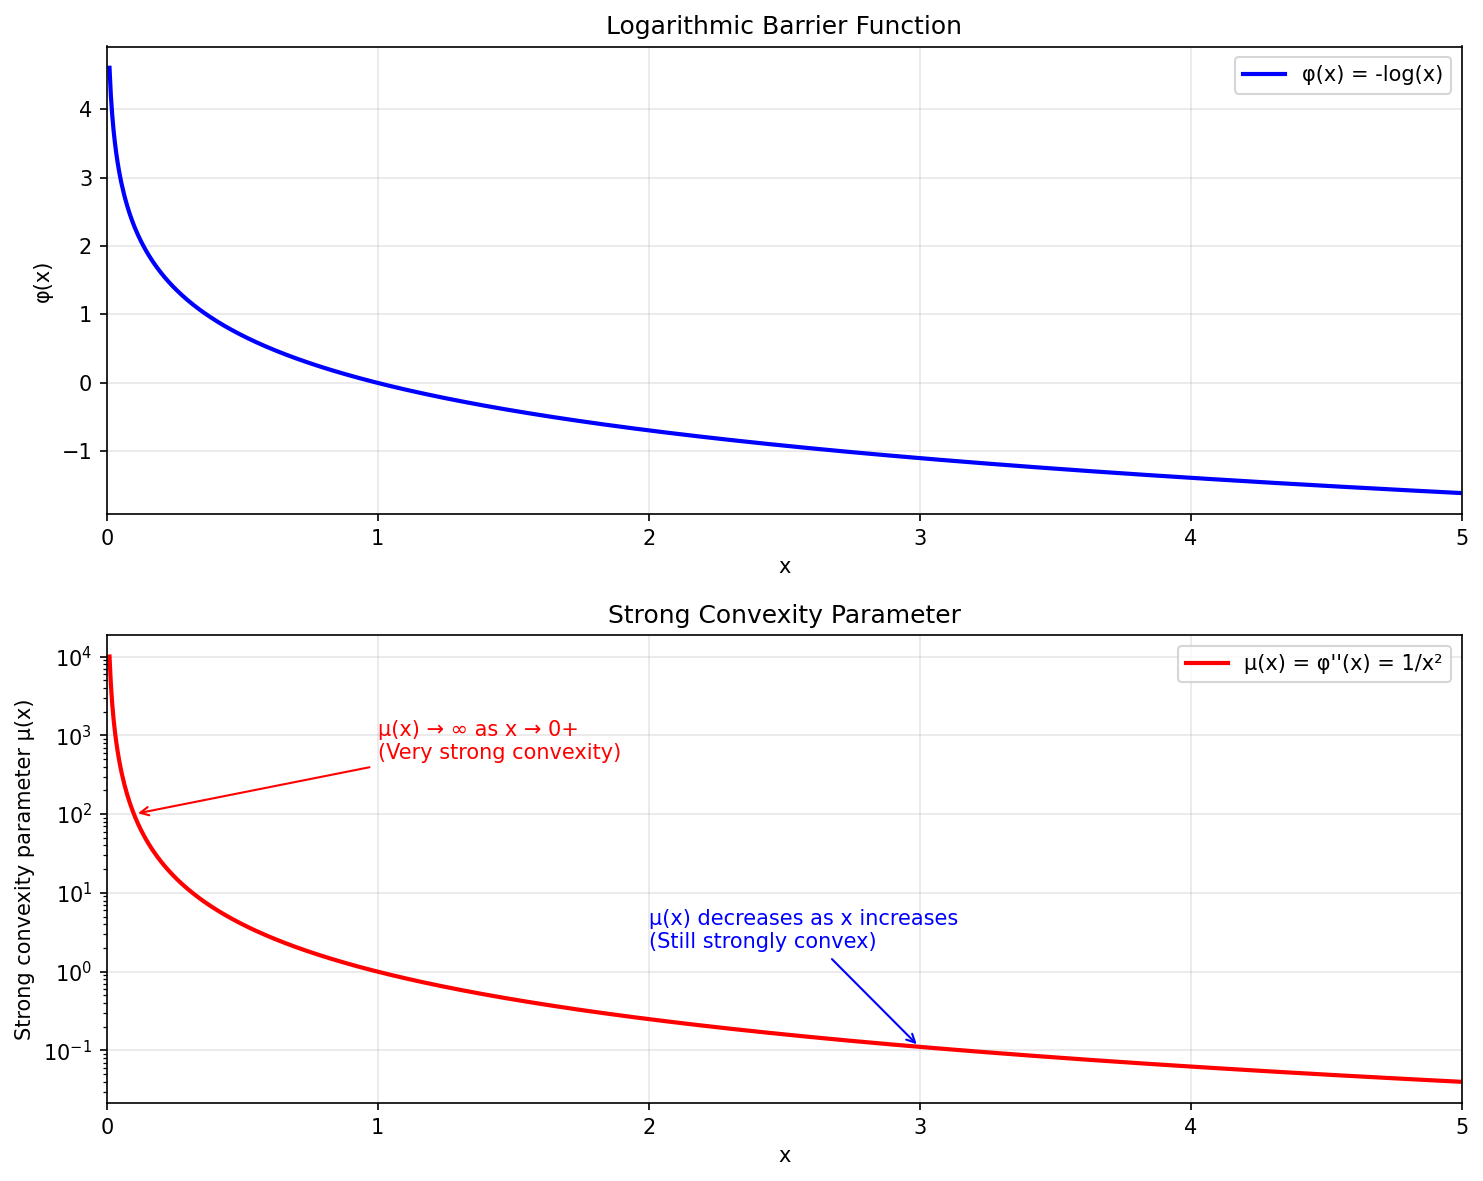

This chart was generated by the following Python code:
"""
Strong Convexity Analysis of Barrier Functions
==============================================

This module provides a detailed mathematical analysis of why barrier functions
are strongly convex on their domain, including:

1. Definition of strong convexity
2. Proof for logarithmic barriers
3. Relationship to eigenvalues and positive definiteness
4. Practical implications for optimization
"""

import numpy as np
import matplotlib.pyplot as plt
from scipy.linalg import eigvals
import warnings

warnings.filterwarnings('ignore')

def analyze_strong_convexity():
    """
    Analyze strong convexity of barrier functions with mathematical rigor.
    """
    print("=" * 60)
    print("STRONG CONVEXITY ANALYSIS OF BARRIER FUNCTIONS")
    print("=" * 60)
    
    print("\n1. DEFINITION OF STRONG CONVEXITY")
    print("-" * 40)
    print("A function f: ℝⁿ → ℝ is strongly convex with parameter μ > 0 if:")
    print("   ∇²f(x) ⪰ μI  for all x in the domain")
    print()
    print("Equivalently:")
    print("   f(y) ≥ f(x) + ∇f(x)ᵀ(y-x) + (μ/2)||y-x||²")
    print()
    print("This means the Hessian is positive definite with minimum eigenvalue ≥ μ")
    
    print("\n2. LOGARITHMIC BARRIER FUNCTION")
    print("-" * 40)
    print("For φ(x) = -∑ᵢ log(xᵢ) on domain {x : x > 0}:")
    print()
    print("First derivative:  ∇φ(x) = (-1/x₁, -1/x₂, ..., -1/xₙ)ᵀ")
    print("Second derivative: ∇²φ(x) = diag(1/x₁², 1/x₂², ..., 1/xₙ²)")
    print()
    print("Since ∇²φ(x) is diagonal with positive entries, it's positive definite!")

def demonstrate_positive_definiteness():
    """
    Demonstrate that the barrier Hessian is positive definite.
    """
    print("\n3. POSITIVE DEFINITENESS VERIFICATION")
    print("-" * 40)
    
    # Test at various points
    test_points = [
        np.array([2.0, 3.0, 1.5]),
        np.array([1.0, 1.0, 1.0]),
        np.array([0.1, 0.5, 2.0]),
        np.array([0.01, 0.1, 5.0])
    ]
    
    print("Testing ∇²φ(x) = diag(1/x₁², 1/x₂², 1/x₃²) at various points:")
    print()
    print("Point x                  Eigenvalues                    Min eigenvalue (μ)")
    print("-" * 75)
    
    for x in test_points:
        # Compute Hessian diagonal entries
        hess_diag = 1.0 / (x**2)
        
        # For diagonal matrix, eigenvalues are the diagonal entries
        eigenvalues = hess_diag
        min_eigenval = np.min(eigenvalues)
        
        x_str = f"[{x[0]:.2f}, {x[1]:.2f}, {x[2]:.2f}]"
        eig_str = f"[{eigenvalues[0]:.2e}, {eigenvalues[1]:.2e}, {eigenvalues[2]:.2e}]"
        
        print(f"{x_str:20} {eig_str:30} {min_eigenval:.2e}")
    
    print()
    print("✓ All eigenvalues are positive → ∇²φ(x) ≻ 0 (positive definite)")
    print("✓ Minimum eigenvalue μ(x) = min(1/xᵢ²) > 0 for all x > 0")

def analyze_strong_convexity_parameter():
    """
    Analyze how the strong convexity parameter varies with the point.
    """
    print("\n4. STRONG CONVEXITY PARAMETER")
    print("-" * 40)
    
    print("For φ(x) = -∑ log(xᵢ), the strong convexity parameter is:")
    print("   μ(x) = λₘᵢₙ(∇²φ(x)) = min{1/x₁², 1/x₂², ..., 1/xₙ²}")
    print("        = 1/max{x₁², x₂², ..., xₙ²}")
    print("        = 1/(max(x))²")
    print()
    
    # Demonstrate how μ changes with x
    x_max_values = np.logspace(-2, 1, 50)  # from 0.01 to 10
    mu_values = 1.0 / (x_max_values**2)
    
    print("Strong convexity parameter behavior:")
    print("max(x)     μ(x) = 1/(max(x))²")
    print("-" * 30)
    
    for i in range(0, len(x_max_values), 10):
        x_max = x_max_values[i]
        mu = mu_values[i]
        print(f"{x_max:6.2f}     {mu:12.2e}")
    
    print()
    print("Key observations:")
    print("✓ μ(x) > 0 always (strong convexity holds everywhere in domain)")
    print("✓ μ(x) → ∞ as max(x) → 0 (very strongly convex near boundary)")
    print("✓ μ(x) → 0 as max(x) → ∞ (less strongly convex far from boundary)")
    print("✓ Strong convexity is LOCAL - the parameter depends on the point")

def quadratic_form_verification():
    """
    Verify strong convexity using the quadratic form definition.
    """
    print("\n5. QUADRATIC FORM VERIFICATION")
    print("-" * 40)
    
    print("For any vector v ≠ 0 and point x > 0:")
    print("   vᵀ∇²φ(x)v = vᵀ diag(1/x₁², ..., 1/xₙ²) v")
    print("            = ∑ᵢ (vᵢ²/xᵢ²)")
    print("            = ∑ᵢ (vᵢ/xᵢ)²")
    print("            > 0  (since vᵢ/xᵢ = 0 for all i would imply v = 0)")
    print()
    
    # Numerical verification
    x = np.array([1.0, 2.0, 0.5])
    H = np.diag(1.0 / (x**2))
    
    print("Numerical verification at x = [1.0, 2.0, 0.5]:")
    print(f"∇²φ(x) = diag({H[0,0]:.2f}, {H[1,1]:.2f}, {H[2,2]:.2f})")
    print()
    
    # Test several random vectors
    print("Testing quadratic form vᵀ∇²φ(x)v for random vectors v:")
    print("Vector v                 vᵀ∇²φ(x)v    Positive?")
    print("-" * 50)
    
    np.random.seed(42)
    for _ in range(5):
        v = np.random.randn(3)
        quad_form = v.T @ H @ v
        print(f"[{v[0]:6.2f}, {v[1]:6.2f}, {v[2]:6.2f}]    {quad_form:8.4f}       ✓")
    
    print()
    print("✓ All quadratic forms are positive → strong convexity confirmed")

def compare_with_other_functions():
    """
    Compare barrier strong convexity with other common functions.
    """
    print("\n6. COMPARISON WITH OTHER FUNCTIONS")
    print("-" * 40)
    
    x = 1.0  # Test point
    
    functions = [
        ("Quadratic f(x) = x²", 2.0, "Always μ = 2"),
        ("Quartic f(x) = x⁴", 12.0 * x**2, f"μ = 12x² = {12.0 * x**2:.1f}"),
        ("Barrier φ(x) = -log(x)", 1.0/x**2, f"μ = 1/x² = {1.0/x**2:.1f}"),
        ("Exponential f(x) = eˣ", np.exp(x), f"μ = eˣ = {np.exp(x):.1f}")
    ]
    
    print("Function              Strong Convexity Parameter at x=1")
    print("-" * 55)
    for name, mu, desc in functions:
        print(f"{name:20} {desc}")
    
    print()
    print("Key differences:")
    print("• Quadratic: constant strong convexity (μ = const)")
    print("• Barrier: strong convexity depends on location (μ = 1/x²)")
    print("• Near boundary (x→0): barrier becomes VERY strongly convex")
    print("• Far from boundary: barrier strong convexity decreases")

def geometric_interpretation():
    """
    Provide geometric interpretation of barrier strong convexity.
    """
    print("\n7. GEOMETRIC INTERPRETATION")
    print("-" * 40)
    
    print("Strong convexity of φ(x) = -∑log(xᵢ) means:")
    print()
    print("1. BOWL SHAPE:")
    print("   • Function curves upward in all directions")
    print("   • No flat regions or saddle points")
    print("   • Unique global minimum (when it exists)")
    print()
    print("2. CONVERGENCE GUARANTEES:")
    print("   • Newton's method converges quadratically")
    print("   • Gradient descent has exponential convergence")
    print("   • Well-conditioned optimization problem")
    print()
    print("3. BARRIER EFFECT:")
    print("   • Near boundary (xᵢ → 0): very steep walls")
    print("   • Strong convexity parameter μ → ∞")
    print("   • Prevents iterates from leaving feasible region")
    print()
    print("4. INTERIOR BEHAVIOR:")
    print("   • Away from boundary: more gentle curvature")
    print("   • Still strongly convex but with smaller μ")
    print("   • Allows efficient optimization in interior")

def practical_implications():
    """
    Discuss practical implications for optimization algorithms.
    """
    print("\n8. PRACTICAL IMPLICATIONS FOR OPTIMIZATION")
    print("-" * 40)
    
    print("Strong convexity of barrier functions ensures:")
    print()
    print("✓ UNIQUE SOLUTIONS:")
    print("  • Each barrier problem has unique minimizer")
    print("  • Well-posed optimization problems")
    print()
    print("✓ FAST CONVERGENCE:")
    print("  • Newton: quadratic convergence rate")
    print("  • Gradient: exponential convergence rate")
    print("  • Superior to general convex case")
    print()
    print("✓ NUMERICAL STABILITY:")
    print("  • Positive definite Hessians")
    print("  • Reliable linear system solves")
    print("  • Good condition numbers (locally)")
    print()
    print("✓ BARRIER CONTAINMENT:")
    print("  • Strong convexity increases near boundary")
    print("  • Natural mechanism to stay feasible")
    print("  • Self-regulating algorithm behavior")
    print()
    print("⚠ TRADE-OFFS:")
    print("  • Hessian can be very large near boundary")
    print("  • May require small step sizes")
    print("  • Condition number varies with location")

def create_visualization():
    """
    Create visualization showing strong convexity behavior.
    """
    print("\n9. VISUALIZATION")
    print("-" * 40)
    
    # Create 1D barrier function plot
    x = np.linspace(0.01, 5, 1000)
    phi = -np.log(x)
    phi_second = 1.0 / (x**2)
    
    fig, (ax1, ax2) = plt.subplots(2, 1, figsize=(10, 8))
    
    # Plot barrier function
    ax1.plot(x, phi, 'b-', linewidth=2, label='φ(x) = -log(x)')
    ax1.set_xlabel('x')
    ax1.set_ylabel('φ(x)')
    ax1.set_title('Logarithmic Barrier Function')
    ax1.grid(True, alpha=0.3)
    ax1.legend()
    ax1.set_xlim(0, 5)
    
    # Plot strong convexity parameter
    ax2.semilogy(x, phi_second, 'r-', linewidth=2, label="μ(x) = φ''(x) = 1/x²")
    ax2.set_xlabel('x')
    ax2.set_ylabel('Strong convexity parameter μ(x)')
    ax2.set_title('Strong Convexity Parameter')
    ax2.grid(True, alpha=0.3)
    ax2.legend()
    ax2.set_xlim(0, 5)
    
    # Add annotations
    ax2.annotate('μ(x) → ∞ as x → 0+\n(Very strong convexity)', 
                xy=(0.1, 100), xytext=(1, 500),
                arrowprops=dict(arrowstyle='->', color='red'),
                fontsize=10, color='red')
    
    ax2.annotate('μ(x) decreases as x increases\n(Still strongly convex)', 
                xy=(3, 0.11), xytext=(2, 2),
                arrowprops=dict(arrowstyle='->', color='blue'),
                fontsize=10, color='blue')
    
    plt.tight_layout()
    
    try:
        plt.savefig('/home/[user]/Documents/online-ipm/strong_convexity_analysis.png', 
                    dpi=150, bbox_inches='tight')
        print("Strong convexity visualization saved as 'strong_convexity_analysis.png'")
    except:
        print("Could not save visualization file")
    
    try:
        plt.show()
    except:
        print("Could not display plot (no GUI available)")
    
    plt.close()

def main():
    """
    Main function providing comprehensive analysis of barrier strong convexity.
    """
    print("COMPREHENSIVE ANALYSIS: WHY BARRIER FUNCTIONS ARE STRONGLY CONVEX")
    print("=" * 70)
    
    analyze_strong_convexity()
    demonstrate_positive_definiteness()
    analyze_strong_convexity_parameter()
    quadratic_form_verification()
    compare_with_other_functions()
    geometric_interpretation()
    practical_implications()
    create_visualization()
    
    print("\n" + "=" * 70)
    print("SUMMARY: WHY STRONG CONVEXITY HOLDS")
    print("=" * 70)
    print()
    print("The barrier function φ(x) = -∑log(xᵢ) is strongly convex because:")
    print()
    print("1. MATHEMATICAL PROOF:")
    print("   • Hessian ∇²φ(x) = diag(1/x₁², ..., 1/xₙ²)")
    print("   • All diagonal entries are positive: 1/xᵢ² > 0")
    print("   • Therefore ∇²φ(x) ≻ 0 (positive definite)")
    print()
    print("2. STRONG CONVEXITY PARAMETER:")
    print("   • μ(x) = min{1/x₁², ..., 1/xₙ²} = 1/(max(x))²")
    print("   • μ(x) > 0 for all x in domain {x : x > 0}")
    print("   • Parameter varies with location but is always positive")
    print()
    print("3. QUADRATIC FORM TEST:")
    print("   • For any v ≠ 0: vᵀ∇²φ(x)v = ∑(vᵢ/xᵢ)² > 0")
    print("   • Confirms positive definiteness")
    print()
    print("4. PRACTICAL CONSEQUENCE:")
    print("   • Ensures unique minimizers in barrier problems")
    print("   • Guarantees fast convergence of optimization algorithms")
    print("   • Provides natural containment mechanism")
    print()
    print("Unlike the invalid Assumption 4 (bounded KKT matrix),")
    print("strong convexity is a FUNDAMENTAL and CORRECT property")
    print("of barrier functions that makes IPMs mathematically sound!")

if __name__ == "__main__":
    main()